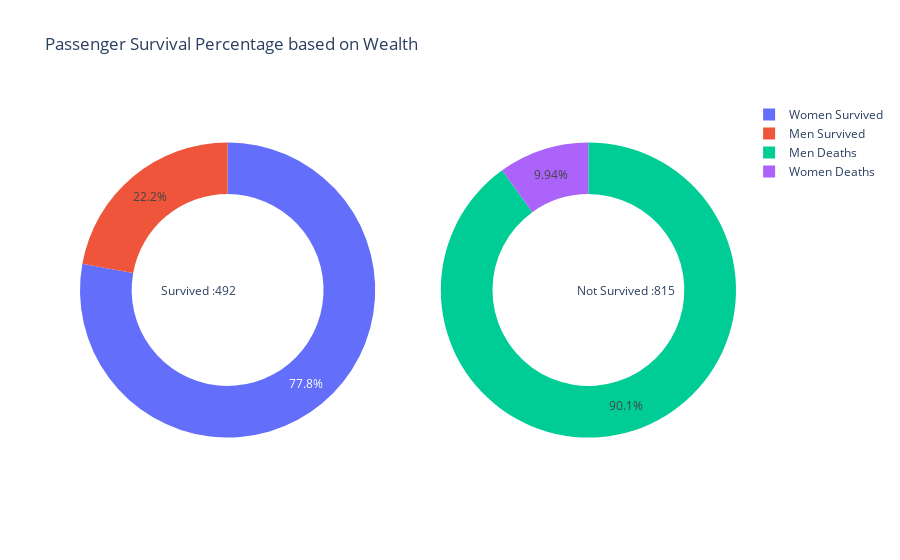

Notebook code for this chart:
### Code cell
model = TM.survived_gender(new_data)

### Figure 1 — Plotly figure (JSON) as saved in the notebook; plotly's stock layout.template omitted (floating-point values rounded to 4 significant figures)
{"data": [{"domain": {"x": [0, 0.45], "y": [0, 1]}, "hole": 0.65, "hoverinfo": "label+percent+name", "labels": ["Women Survived", "Men Survived"], "name": "Survived", "type": "pie", "values": [383, 109]}, {"domain": {"x": [0.55, 1], "y": [0, 1]}, "hole": 0.65, "hoverinfo": "label+percent+name", "labels": ["Women Deaths", "Men Deaths"], "name": "Not Survived", "type": "pie", "values": [81, 734]}], "layout": {"annotations": [{"font": {"size": 12}, "showarrow": false, "text": "Survived :492", "x": 0.12, "y": 0.5}, {"font": {"size": 12}, "showarrow": false, "text": "Not Survived :815", "x": 0.91, "y": 0.5}], "title": {"text": "Passenger Survival Percentage based on Wealth"}}}
